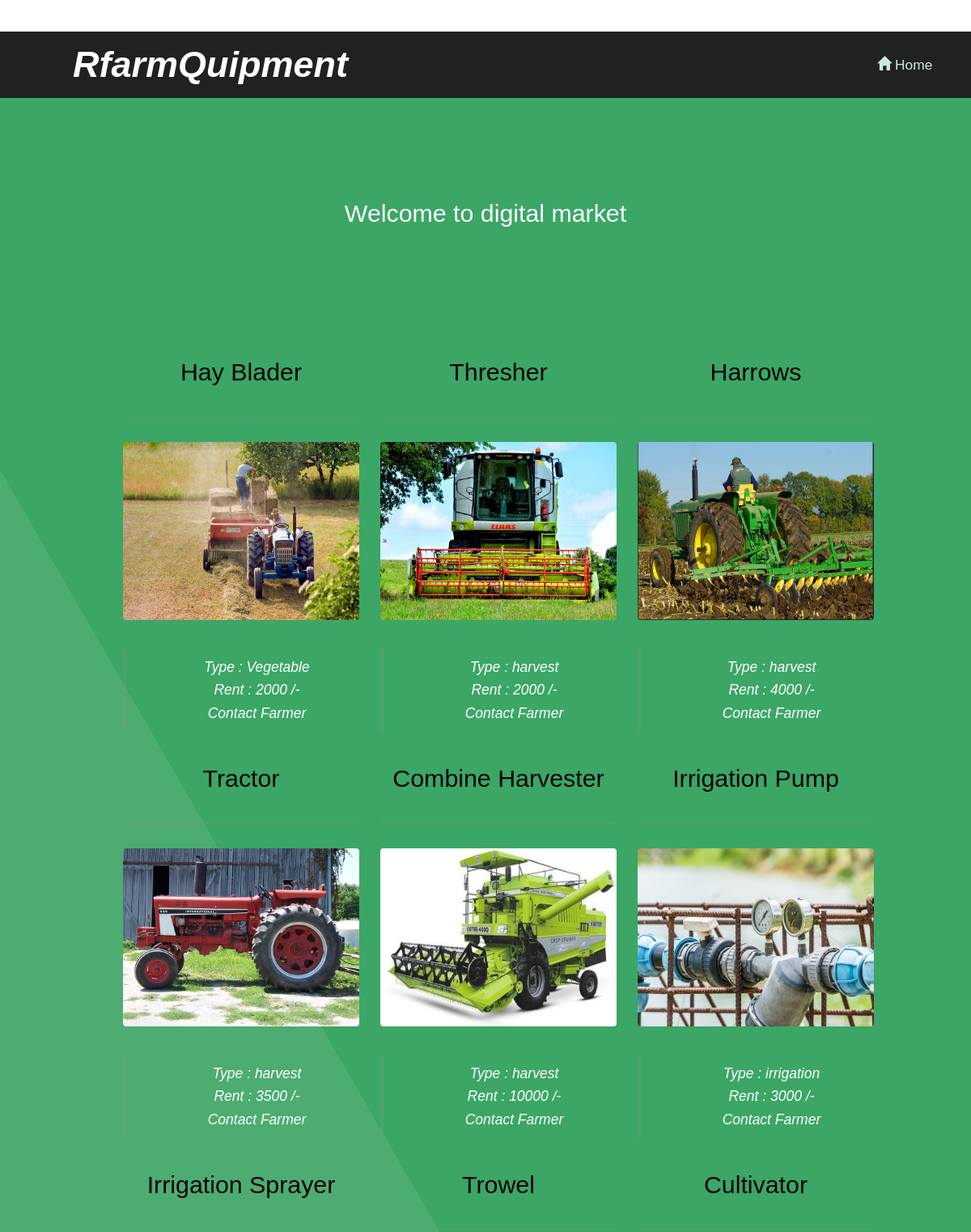
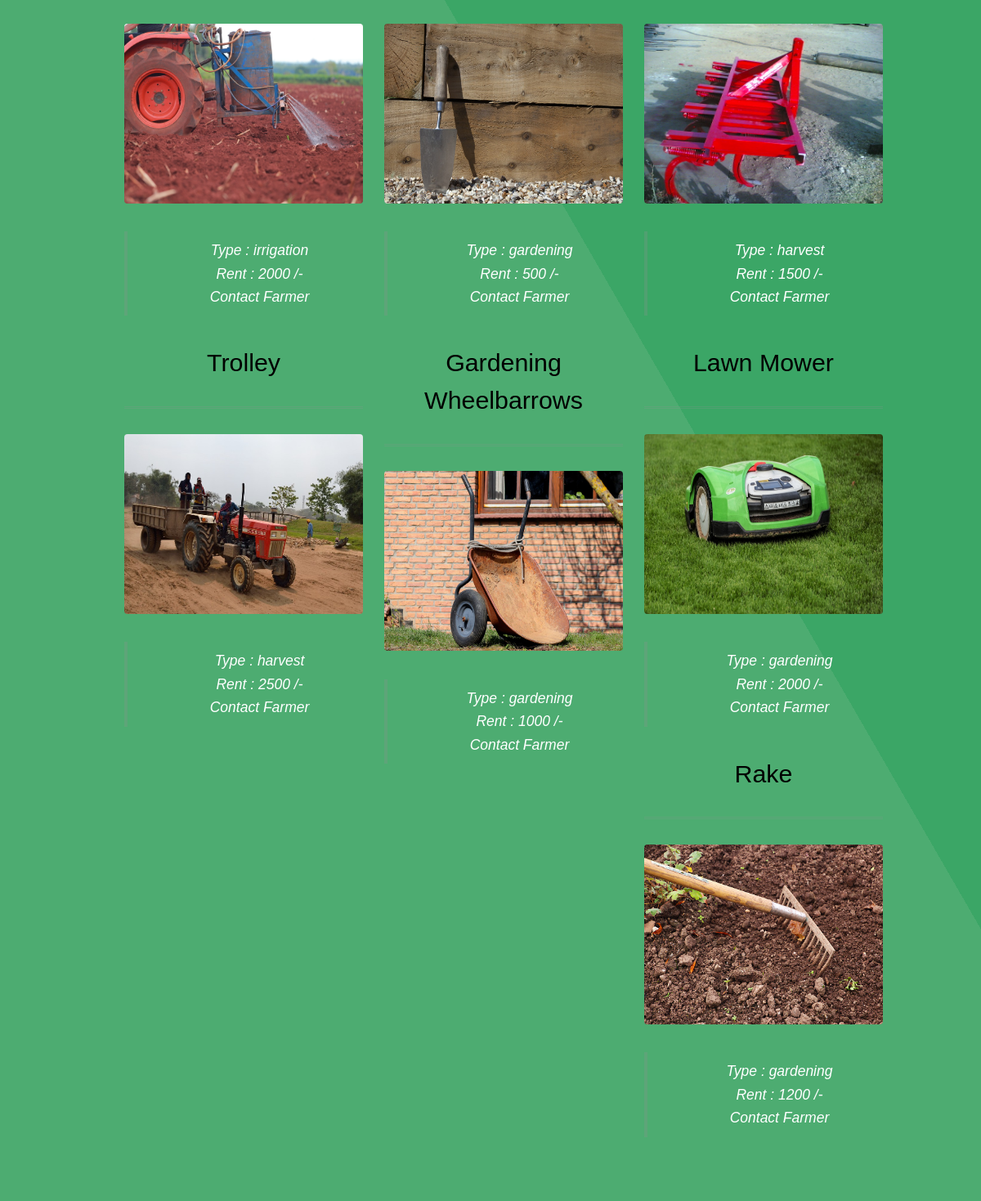
/productMenu.php, run on the app's committed database (2 pictures, top to bottom).
### tables this page shows
CREATE TABLE `fproduct` (
  `fid` int(255) NOT NULL,
  `pid` int(255) NOT NULL,
  `product` varchar(255) NOT NULL,
  `pcat` varchar(255) NOT NULL,
  `pinfo` varchar(255) NOT NULL,
  `price` float NOT NULL,
  `pimage` varchar(255) NOT NULL DEFAULT 'blank.png',
  `picStatus` int(10) NOT NULL DEFAULT 0
);

### productMenu.php (the view, shortened to what this page needs)
<?php
	require 'db.php';
?>
<!DOCTYPE html>
<html lang="en">
	<head>
		<link href="bootstrap\css\bootstrap.min.css" rel="stylesheet">
		<link rel="stylesheet" href="login.css"/>
	</head>
	<body class>
		<?php
			require 'menu.php';
		?>
			<section id="main" class="wrapper style1 align-center" >
				<div class="container">
						<h2>Welcome to digital market</h2>
				<section id="two" class="wrapper style2 align-center">
				<div class="container">
				<?php
					if(!isset($_GET['type']) OR $_GET['type'] == "all")
					{
					 	$sql = "SELECT * FROM fproduct WHERE 1";
					}
					$result = mysqli_query($conn, $sql);
					?>
					<div class="row">
					<?php
						while($row = $result->fetch_array()):
							$picDestination = "images/productImages/".$row['pimage'];
						?>
							<div class="col-md-4">
							<section>
							<strong><h2 class="title" style="color:black; "><?php echo $row['product'].'';?></h2></strong>
							<a href="review.php?pid=<?php echo $row['pid'] ;?>" > <img class="image fit" src="<?php echo $picDestination;?>" height="220px;"  /></a>
							<div style="align: left">
							<blockquote><?php echo "Type : ".$row['pcat'].'';?><br><?php echo "Rent : ".$row['price'].' /-';?><br><a href="https://api.whatsapp.com/send?phone=+918693065721&amp;text=Hi, I need to rent this equipment" style="color:#ffffff; text-decoration:none;">Contact Farmer</a><br></blockquote>
						</section>
						</div>
						<?php endwhile;	?>
					</div>
			</section>
			</section>
	</body>
</html>

### menu.php (shortened to what this page needs)
<!DOCTYPE html>
<header id="header">
				<h1><a href="#" style="font-style: italic; font-weight: bold;">RfarmQuipment</a></h1>
				<nav id="nav">
					<ul>
						<li><a href="index.php"><span class="glyphicon glyphicon-home"></span> Home</a></li>
					</ul>
				</nav>
			</header>
			</body>
</html>

### login.css (style rules this page uses)
.container { padding: 16px; }

### css/style.css (style rules this page uses)
body { background: #fff; }
body, input, select, textarea { color: #444; font-family: 'Mochiy Pop One', sans-serif; font-size: 15pt; font-weight: 300; line-height: 1.65em; }
a { color: #4dac71; text-decoration: underline; }
strong, b { color: #666; font-weight: 400; }
h1, h2, h3, h4, h5, h6 { color: #666; font-weight: 300; line-height: 1em; margin: 0 0 1em 0; }
h1 a, h2 a, h3 a, h4 a, h5 a, h6 a { color: inherit; text-decoration: none; }
h2 { font-size: 1.75em; line-height: 1.5em; }
blockquote { border-left: solid 4px rgba(144, 144, 144, 0.25); font-style: italic; margin: 0 0 2em 0; padding: 0.5em 0 0.5em 2em; }
.align-center { text-align: center; }
.image { border-radius: 4px; border: 0; display: inline-block; position: relative; }
.image.fit { display: block; margin: 0 0 2em 0; width: 100%; }
ul { list-style: disc; margin: 0 0 2em 0; padding-left: 1em; }
ul li { padding-left: 0.5em; }
#header { margin-Top :39px; background-color: #202222; color: #ffffff; cursor: default; height: 4.75em; line-height: 4.75em; width: 100%; z-index: 10000; }
#header h1 { color: #ffffff; height: inherit; left: 2.5em; line-height: inherit; margin: 0; padding: 0; position: absolute; top: 0; }
#header h1 a { font-size: 1.25em; }
#header nav { height: inherit; line-height: inherit; position: absolute; right: 2.75em; top: 0; vertical-align: middle; }
#header nav > ul { list-style: none; margin: 0; padding-left: 0; }
#header nav > ul > li { border-radius: 4px; display: inline-block; margin-left: 1.5em; padding-left: 0; }
#header nav > ul > li a { -moz-transition: color 0.2s ease-in-out; -webkit-transition: color 0.2s ease-in-out; -o-transition: color 0.2s ease-in-out; -ms-transition: color 0.2s ease-in-out; transition: color 0.2s ease-in-out; color: #cee8d8; display: inline-block; text-decoration: none; }
#header nav > ul > li:first-child { margin-left: 0; }
.wrapper { padding: 6em 0em 4em; }
.wrapper.style1 { background-color: #3ba666; -moz-background-image: linear-gradient(60deg, #4dac71 50%, #3ba666 50%); -webkit-background-image: linear-gradient(60deg, #4dac71 50%, #3ba666 50%); -o-background-image: linear-gradient(60deg, #4dac71 50%, #3ba666 50%); -ms-background-image: linear-gradient(60deg, #4dac71 50%, #3ba666 50%); background-image: linear-gradient(60deg, #4dac71 50%, #3ba666 50%); color: #ffffff; }
.wrapper.style1 h2 { color: #ffffff; }
.wrapper.style2 .title, .wrapper.style2 header { border-bottom: medium double rgba(144, 144, 144, 0.25); padding-bottom: 1em; }

### css/style-xlarge.css (style rules this page uses)
body, input, select, textarea { font-size: 13pt; }

### css/style-large.css (style rules this page uses)
body, input, select, textarea { font-size: 13pt; }

### menu.php (style rules this page uses)
body { top:0!important; }

### data on the page
fproduct: product "Hay Blader", pimage (picture), pcat "Vegetable", price "2000"
fproduct: product "Thresher", pimage (picture), pcat "harvest", price "2000"
fproduct: product "Harrows", pimage (picture), pcat "harvest", price "4000"
fproduct: product "Tractor", pimage (picture), pcat "harvest", price "3500"
fproduct: product "Combine Harvester", pimage (picture), pcat "harvest", price "10000"
fproduct: product "Irrigation Pump", pimage (picture), pcat "irrigation", price "3000"
fproduct: product "Irrigation Sprayer", pimage (picture), pcat "irrigation", price "2000"
fproduct: product "Trowel", pimage (picture), pcat "gardening", price "500"
fproduct: product "Cultivator", pimage (picture), pcat "harvest", price "1500"
fproduct: product "Trolley", pimage (picture), pcat "harvest", price "2500"
fproduct: product "Gardening Wheelbarrows", pimage (picture), pcat "gardening", price "1000"
fproduct: product "Lawn Mower", pimage (picture), pcat "gardening", price "2000"
fproduct: product "Rake", pimage (picture), pcat "gardening", price "1200"
